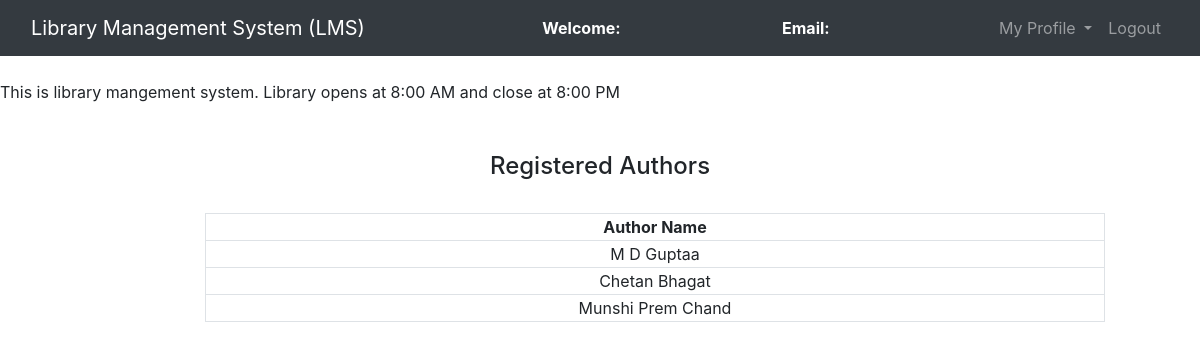
Screenshot of /admin/Regauthor.php with the database file from the repository.
### tables this page shows
CREATE TABLE `authors` (
  `author_id` int(11) NOT NULL,
  `author_name` varchar(250) NOT NULL
);

### admin/Regauthor.php (the view, shortened to what this page needs)
<?php
	$connection = mysqli_connect("localhost","root","");
	$query = "select * from Authors";
?>
<!DOCTYPE html>
<html>
<head>
	<link rel="stylesheet" type="text/css" href="../bootstrap-4.4.1/css/bootstrap.min.css">
</head>
<body>
	<nav class="navbar navbar-expand-lg navbar-dark bg-dark">
		<div class="container-fluid">
			<div class="navbar-header">
				<a class="navbar-brand" href="admin_dashboard.php">Library Management System (LMS)</a>
			</div>
			<font style="color: white"><span><strong>Welcome: <?php echo $_SESSION['name'];?></strong></span></font>
			<font style="color: white"><span><strong>Email: <?php echo $_SESSION['email'];?></strong></font>
		    <ul class="nav navbar-nav navbar-right">
		      <li class="nav-item dropdown">
	        	<a class="nav-link dropdown-toggle" data-toggle="dropdown">My Profile </a>
		      </li>
		      <li class="nav-item">
		        <a class="nav-link" href="../logout.php">Logout</a>
		      </li>
		    </ul>
		</div>
	</nav><br>
	<span><marquee>This is library mangement system. Library opens at 8:00 AM and close at 8:00 PM</marquee></span><br><br>
		<center><h4>Registered Authors</h4><br></center>
		<div class="row">
			<div class="col-md-2"></div>
			<div class="col-md-8">
				<form>
					<table class="table-bordered" width="900px" style="text-align: center">
						<tr>
							<th>Author Name</th>
						</tr>
					<?php
						$query_run = mysqli_query($connection,$query);
						while ($row = mysqli_fetch_assoc($query_run)){
							?>
							<tr>
							<td><?php echo $row['author_name'];?></td>
						</tr>
					<?php
						}
					?>
				</table>
				</form>
			</div>
			<div class="col-md-2"></div>
		</div>
</body>
</html>

### rows the page displays
authors: author_name "M D Guptaa"
authors: author_name "Chetan Bhagat"
authors: author_name "Munshi Prem Chand"
